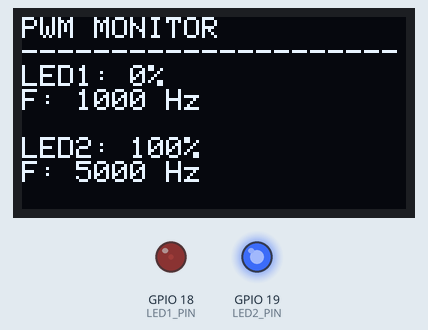
This program was run on a simulated ESP32. On the bench: 128×64 one-colour display, output pins drawn as LEDs (lit = HIGH). What the program prints to the serial monitor is not drawn.

Above: at 0.21 s.
At 9.85 s:
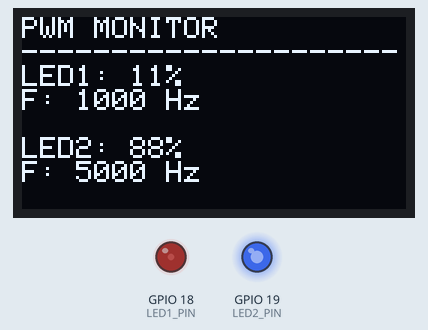
At 19.8 s:
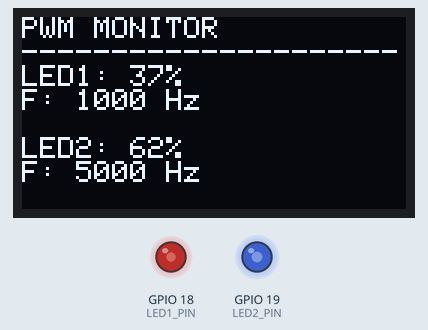
At 39.71 s:
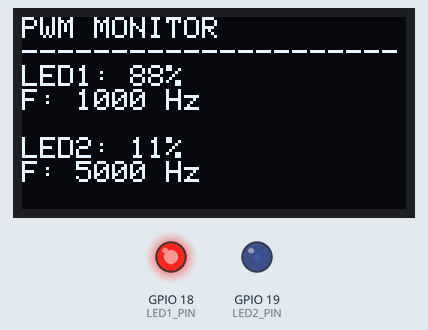
Timing chart, 0 to 40.0 s (numbered marks = the images above):
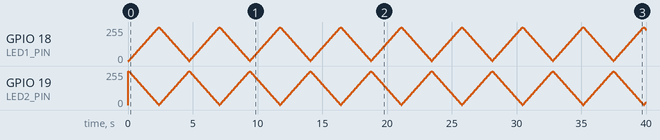

The program:

main.cpp
```cpp
#include <Arduino.h>
#include <Wire.h>
#include <Adafruit_GFX.h>
#include <Adafruit_SSD1306.h>
#include <esp_arduino_version.h>

// Embedded IoT Systems - HOMEWORK_2_1056
// Task 2: Dual LED PWM with OLED Monitoring

#define LED1_PIN 18
#define LED2_PIN 19

#define LED1_FREQ 1000
#define LED2_FREQ 5000

#define PWM_RESOLUTION 8
#define MAX_DUTY 255

#define LED1_CHANNEL 0
#define LED2_CHANNEL 2

#define SCREEN_WIDTH 128
#define SCREEN_HEIGHT 64
#define OLED_SDA 21
#define OLED_SCL 22
#define OLED_ADDR 0x3C

Adafruit_SSD1306 display(
  SCREEN_WIDTH, SCREEN_HEIGHT, &Wire, -1
);

// PWM variables
int duty1 = 0;
int duty2 = 255;

int direction1 = 1;
int direction2 = -1;

// Display actual values applied to PWM
void updateOLED() {
  int percent1 = (duty1 * 100) / MAX_DUTY;
  int percent2 = (duty2 * 100) / MAX_DUTY;

  display.clearDisplay();
  display.setTextSize(1);
  display.setTextColor(SSD1306_WHITE);

  display.setCursor(0, 0);
  display.println("PWM MONITOR");
  display.println("---------------------");

  display.print("LED1: ");
  display.print(percent1);
  display.println("%");

  display.print("F: ");
  display.print(LED1_FREQ);
  display.println(" Hz");

  display.println();

  display.print("LED2: ");
  display.print(percent2);
  display.println("%");

  display.print("F: ");
  display.print(LED2_FREQ);
  display.println(" Hz");

  display.display();
}

void setup() {
  Serial.begin(115200);

  // Initialize OLED
  Wire.begin(OLED_SDA, OLED_SCL);

  if (!display.begin(SSD1306_SWITCHCAPVCC, OLED_ADDR)) {
    Serial.println("OLED initialization failed!");
    while (true) {
      delay(1000);
    }
  }

#if ESP_ARDUINO_VERSION_MAJOR >= 3

  bool ok1 = ledcAttach(
    LED1_PIN, LED1_FREQ, PWM_RESOLUTION
  );

  bool ok2 = ledcAttach(
    LED2_PIN, LED2_FREQ, PWM_RESOLUTION
  );

#else

  double freq1 = ledcSetup(
    LED1_CHANNEL, LED1_FREQ, PWM_RESOLUTION
  );

  double freq2 = ledcSetup(
    LED2_CHANNEL, LED2_FREQ, PWM_RESOLUTION
  );

  ledcAttachPin(LED1_PIN, LED1_CHANNEL);
  ledcAttachPin(LED2_PIN, LED2_CHANNEL);

  bool ok1 = freq1 > 0;
  bool ok2 = freq2 > 0;

#endif

  if (!ok1 || !ok2) {
    Serial.println("PWM initialization failed!");
    while (true) {
      delay(1000);
    }
  }

  Serial.println("Dual LED PWM + OLED Started");
}

void loop() {

  // Apply PWM duty cycles
#if ESP_ARDUINO_VERSION_MAJOR >= 3
  ledcWrite(LED1_PIN, duty1);
  ledcWrite(LED2_PIN, duty2);
#else
  ledcWrite(LED1_CHANNEL, duty1);
  ledcWrite(LED2_CHANNEL, duty2);
#endif

  // Update OLED with current duty cycles
  updateOLED();

  // Serial monitor output
  Serial.print("LED1: ");
  Serial.print((duty1 * 100) / MAX_DUTY);
  Serial.print("% @ ");
  Serial.print(LED1_FREQ);
  Serial.print("Hz | LED2: ");
  Serial.print((duty2 * 100) / MAX_DUTY);
  Serial.print("% @ ");
  Serial.print(LED2_FREQ);
  Serial.println("Hz");

  // Change brightness for next iteration
  duty1 += direction1 * 5;
  duty2 += direction2 * 5;

  if (duty1 >= MAX_DUTY) {
    duty1 = MAX_DUTY;
    direction1 = -1;
  }
  else if (duty1 <= 0) {
    duty1 = 0;
    direction1 = 1;
  }

  if (duty2 >= MAX_DUTY) {
    duty2 = MAX_DUTY;
    direction2 = -1;
  }
  else if (duty2 <= 0) {
    duty2 = 0;
    direction2 = 1;
  }

  delay(20);
}
```
